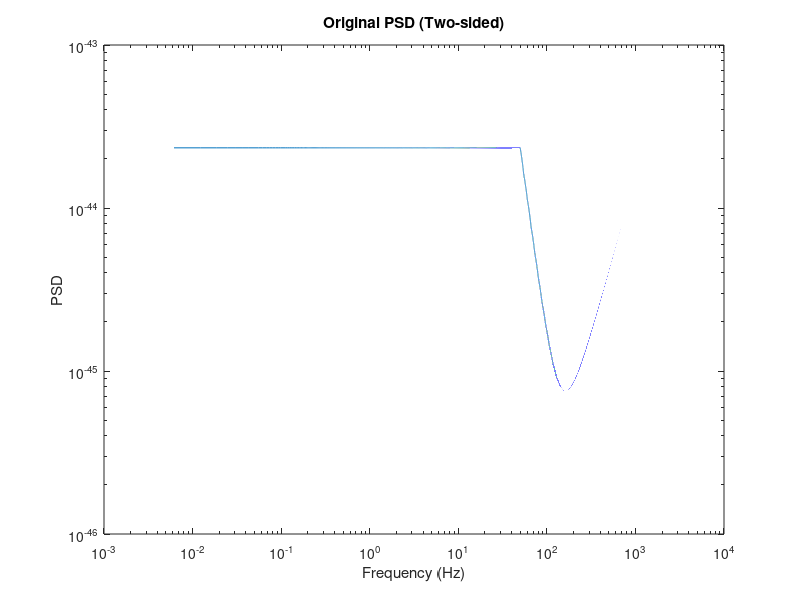

The MATLAB source for this figure: (Note: this script raises an error after producing the figure.)
%Load PSD 
y = load('iLIGOSensitivity.txt','-ascii');
freqs = y(:,1);
sqrtPSD = y(:,2);

P = sqrtPSD.^2;

%Freq
Fs = 16384;
num=3;
T_sig=54;

N = num*T_sig*Fs; %Total number of Time Samples

T = N/Fs;
timeVec = (0:(N-1))/Fs;

% fvec = freqs(1):(1/T):freqs(end);
fvec = 0:(1/T):(Fs/2);

%Interpolation
interPSD = interp1(freqs,P, fvec);

% Modifications
minidx = find(fvec==50);
maxidx = find(fvec==700);

Sn50 = interPSD(minidx);
Sn700 = interPSD(maxidx);


interPSD(1:minidx-1) = Sn50;
interPSD(maxidx+1:end) = Sn700;

figure;
loglog(fvec,interPSD);
xlabel('Frequency (Hz)');
ylabel('PSD');
% xlim([0,2048]);
title("Original PSD (Two-sided)")

%Make colored Noise
fltrOrdr = 1000;

outNoise = statgaussnoisegen(N,[fvec(:),interPSD(:)],fltrOrdr,Fs);

outNoise_final = outNoise(fltrOrdr+1:end);

%Estimate PSD using Welch's Method
[pxx,f]=pwelch(outNoise_final, 1024,[],[],Fs);
figure;
loglog(f,pxx);
xlabel('Frequency (Hz)');
ylabel('PSD');
% xlim([0,2048]);
title("Estimated PSD (One-sided)")
% Plot the colored noise realization
% figure;     
% plot(outNoise_final);
% xlabel("Time");
% ylabel("Magnitude");
% title("Colored Noise befor truncation");
% figure;     
plot(outNoise);
xlabel("Time");
ylabel("Magnitude");
title("Colored Noise");
% figure;
% histogram(outNoise);
% title("Histogram of Colored Noise");



